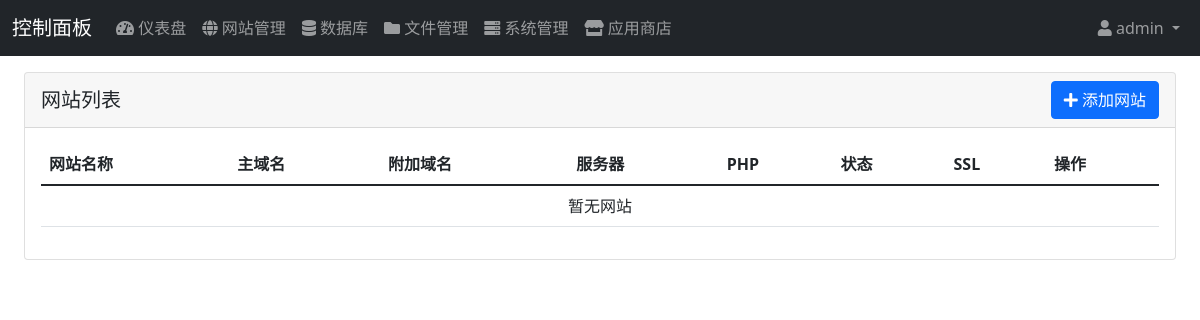
The page /websites/ (signed in) on the database as committed earlier.
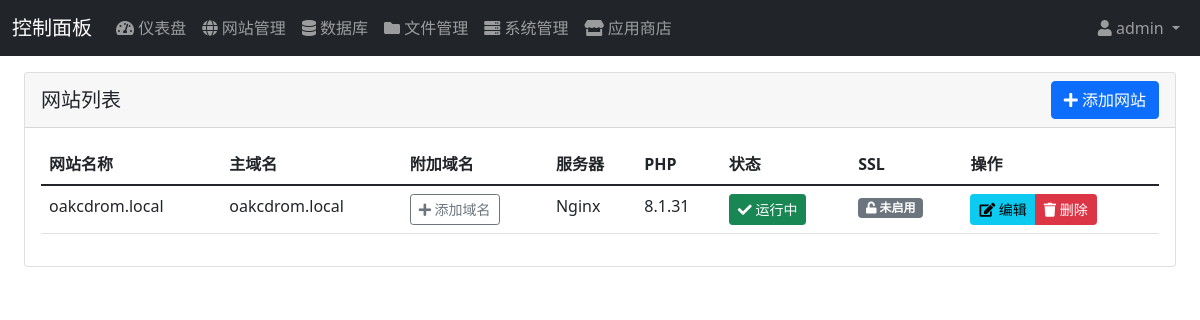
The same page on the database as committed later.
### websites/models.py (models this page shows, shortened)
class Website(models.Model):
    SERVER_TYPES = (
        ('nginx', 'Nginx'),
        ('apache', 'Apache'),
    )
    def get_php_versions():
        """获取系统中已安装的PHP版本"""
        php_versions = [('none', '不使用')]
        try:
            result = subprocess.run(['php', '-v'], capture_output=True, text=True)
            if result.returncode == 0:
                version_match = re.search(r'PHP (\d+\.\d+\.\d+)', result.stdout)
                if version_match:
                    version = version_match.group(1)
                    major_minor = '.'.join(version.split('.')[:2])  # 只取主版本号和次版本号
                    php_versions.append((major_minor, f'PHP {major_minor}'))
        except Exception:
            pass
        if len(php_versions) == 1:
            php_versions.extend([
                ('7.4', 'PHP 7.4'),
                ('8.0', 'PHP 8.0'),
                ('8.1', 'PHP 8.1'),
                ('8.2', 'PHP 8.2'),
            ])
        return php_versions
    name = models.CharField(_('网站名称'), max_length=100)
    domain = models.CharField(
        _('主域名'),
        max_length=255,
        validators=[
            RegexValidator(
                regex=r'^[a-zA-Z0-9][a-zA-Z0-9-_.]+[a-zA-Z0-9]$',
                message='域名格式不正确'
            )
        ]
    )
    server_type = models.CharField(
        _('服务器类型'),
        max_length=10,
        choices=SERVER_TYPES,
        default='nginx'
    )
    php_version = models.CharField(
        _('PHP版本'),
        max_length=10,
        choices=get_php_versions(),
        default='none'
    )
    status = models.BooleanField(_('运行状态'), default=False)
    ssl_enabled = models.BooleanField(_('SSL状态'), default=False)
    created_at = models.DateTimeField(_('创建时间'), auto_now_add=True)
    updated_at = models.DateTimeField(_('更新时间'), auto_now=True)
    class Meta:
        verbose_name = _('网站')
        verbose_name_plural = _('网站')
        ordering = ['-created_at']

### websites/views.py (the view)
# urls.py: path('', views.website_list, name='website_list'),
@login_required
def website_list(request):
    websites = Website.objects.all()
    return render(request, 'websites/list.html', {'websites': websites})

### templates/websites/list.html (shortened to what this page needs)
{% extends "base.html" %}
{% block content %}
<div class="container-fluid">
    <div class="row">
        <div class="col-12">
            <div class="card">
                <div class="card-header d-flex justify-content-between align-items-center">
                    <h5 class="card-title mb-0">网站列表</h5>
                    <a href="{% url 'website_create' %}" class="btn btn-primary">
                        <i class="fas fa-plus"></i> 添加网站
                    </a>
                </div>
                <div class="card-body">
                    <div class="table-responsive">
                        <table class="table">
                            <thead>
                                <tr>
                                    <th>网站名称</th>
                                    <th>主域名</th>
                                    <th>附加域名</th>
                                    <th>服务器</th>
                                    <th>PHP</th>
                                    <th>状态</th>
                                    <th>SSL</th>
                                    <th>操作</th>
                                </tr>
                            </thead>
                            <tbody>
                                {% for website in websites %}
                                <tr>
                                    <td>{{ website.name }}</td>
                                    <td>{{ website.domain }}</td>
                                    <td>
                                        <a href="{% url 'domain_add' website.id %}" class="btn btn-sm btn-outline-secondary">
                                            <i class="fas fa-plus"></i> 添加域名
                                        </a>
                                    </td>
                                    <td>{{ website.get_server_type_display }}</td>
                                    <td>{{ website.get_php_version_display }}</td>
                                    <td>
                                        <form method="post" action="{% url 'website_toggle' website.id %}" style="display: inline;">
                                            <button type="submit" class="btn btn-sm {% if website.status %}btn-success{% else %}btn-danger{% endif %}">
                                                {% if website.status %}
                                                <i class="fas fa-check"></i> 运行中
                                                {% else %}
                                                <i class="fas fa-times"></i> 已停止
                                                {% endif %}
                                            </button>
                                        </form>
                                    </td>
                                    <td>
                                        <span class="badge {% if website.ssl_enabled %}bg-success{% else %}bg-secondary{% endif %}">
                                            {% if website.ssl_enabled %}
                                            <i class="fas fa-lock"></i> 已启用
                                            {% else %}
                                            <i class="fas fa-unlock"></i> 未启用
                                            {% endif %}
                                        </span>
                                    </td>
                                    <td>
                                        <div class="btn-group">
                                            <a href="{% url 'website_edit' website.id %}" class="btn btn-sm btn-info">
                                                <i class="fas fa-edit"></i> 编辑
                                            </a>
                                            <a href="{% url 'website_delete' website.id %}" class="btn btn-sm btn-danger">
                                                <i class="fas fa-trash"></i> 删除
                                            </a>
                                        </div>
                                    </td>
                                </tr>
                                {% empty %}
                                <tr>
                                    <td colspan="8" class="text-center">暂无网站</td>
                                </tr>
                                {% endfor %}
                            </tbody>
                        </table>
                    </div>
                </div>
            </div>
        </div>
    </div>
</div>
{% endblock %}

### templates/base.html (shortened to what this page needs)
<!DOCTYPE html>
<html lang="zh-CN">
<head>
    <link href="https://cdn.jsdelivr.net/npm/bootstrap@5.1.3/dist/css/bootstrap.min.css" rel="stylesheet">
    <link href="https://cdn.jsdelivr.net/npm/@fortawesome/fontawesome-free@5.15.4/css/all.min.css" rel="stylesheet">
</head>
<body>
    <nav class="navbar navbar-expand-lg navbar-dark bg-dark">
        <div class="container-fluid">
            <a class="navbar-brand" href="{% url 'dashboard' %}">控制面板</a>
            <div class="collapse navbar-collapse" id="navbarNav">
                <ul class="navbar-nav">
                    <li class="nav-item">
                        <a class="nav-link" href="{% url 'dashboard' %}">
                            <i class="fas fa-tachometer-alt"></i> 仪表盘
                        </a>
                    </li>
                    <li class="nav-item">
                        <a class="nav-link" href="{% url 'website_list' %}">
                            <i class="fas fa-globe"></i> 网站管理
                        </a>
                    </li>
                    <li class="nav-item">
                        <a class="nav-link" href="{% url 'database_list' %}">
                            <i class="fas fa-database"></i> 数据库
                        </a>
                    </li>
                    <li class="nav-item">
                        <a class="nav-link" href="{% url 'file_manager' %}">
                            <i class="fas fa-folder"></i> 文件管理
                        </a>
                    </li>
                    <li class="nav-item">
                        <a class="nav-link" href="{% url 'system_status' %}">
                            <i class="fas fa-server"></i> 系统管理
                        </a>
                    </li>
                    <li class="nav-item">
                        <a class="nav-link" href="{% url 'app_store' %}">
                            <i class="fas fa-store"></i> 应用商店
                        </a>
                    </li>
                </ul>
                <ul class="navbar-nav ms-auto">
                    {% if user.is_authenticated %}
                    <li class="nav-item dropdown">
                        <a class="nav-link dropdown-toggle" href="#" id="navbarDropdown" role="button" data-bs-toggle="dropdown">
                            <i class="fas fa-user"></i> {{ user.username }}
                        </a>
                    </li>
                    {% else %}
                    <li class="nav-item">
                        <a class="nav-link" href="{% url 'login' %}">登录</a>
                    </li>
                    {% endif %}
                </ul>
            </div>
        </div>
    </nav>
    <div class="container-fluid py-3">
        {% block content %}{% endblock %}
    </div>
</body>
</html>

Rows that differ between the two databases and show on the page:
added Website: name "oakcdrom.local", domain "oakcdrom.local", server_type "Nginx", php_version "8.1.31", status True (drawn), ssl_enabled False (drawn)
Other text that changed with them:
text no longer shown: "暂无网站"
